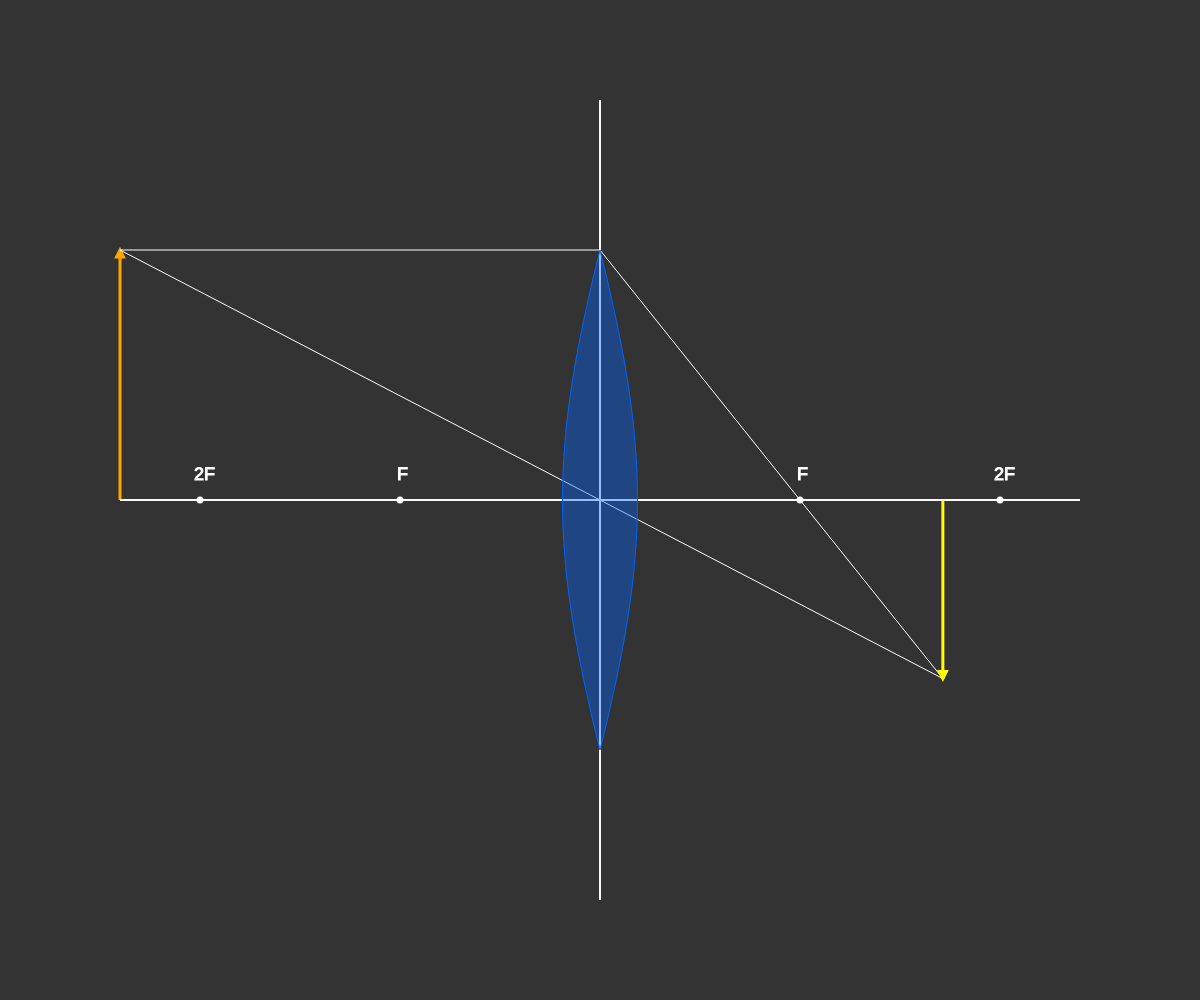
Frame 1 (no input)
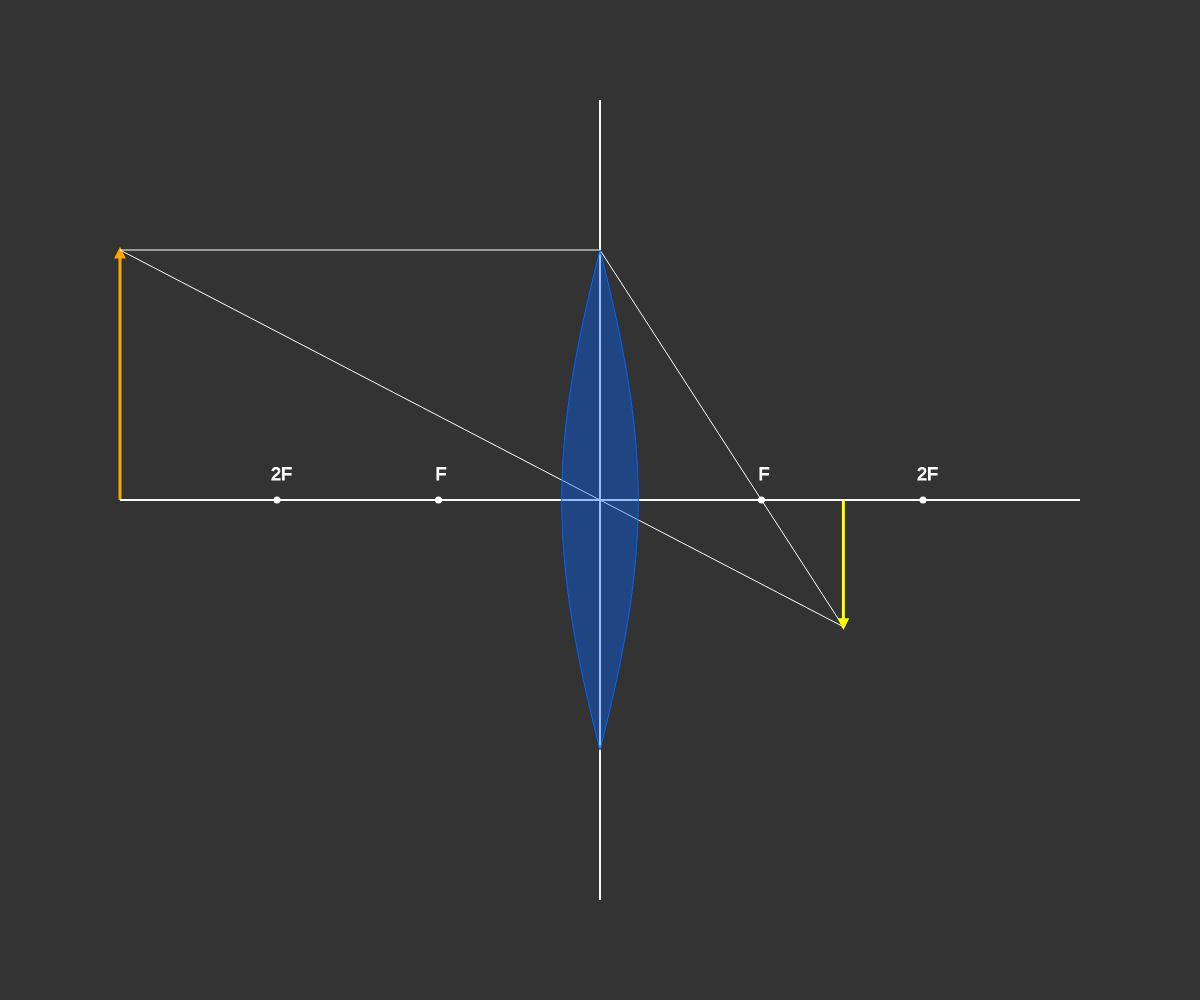
Frame 60 (no input)
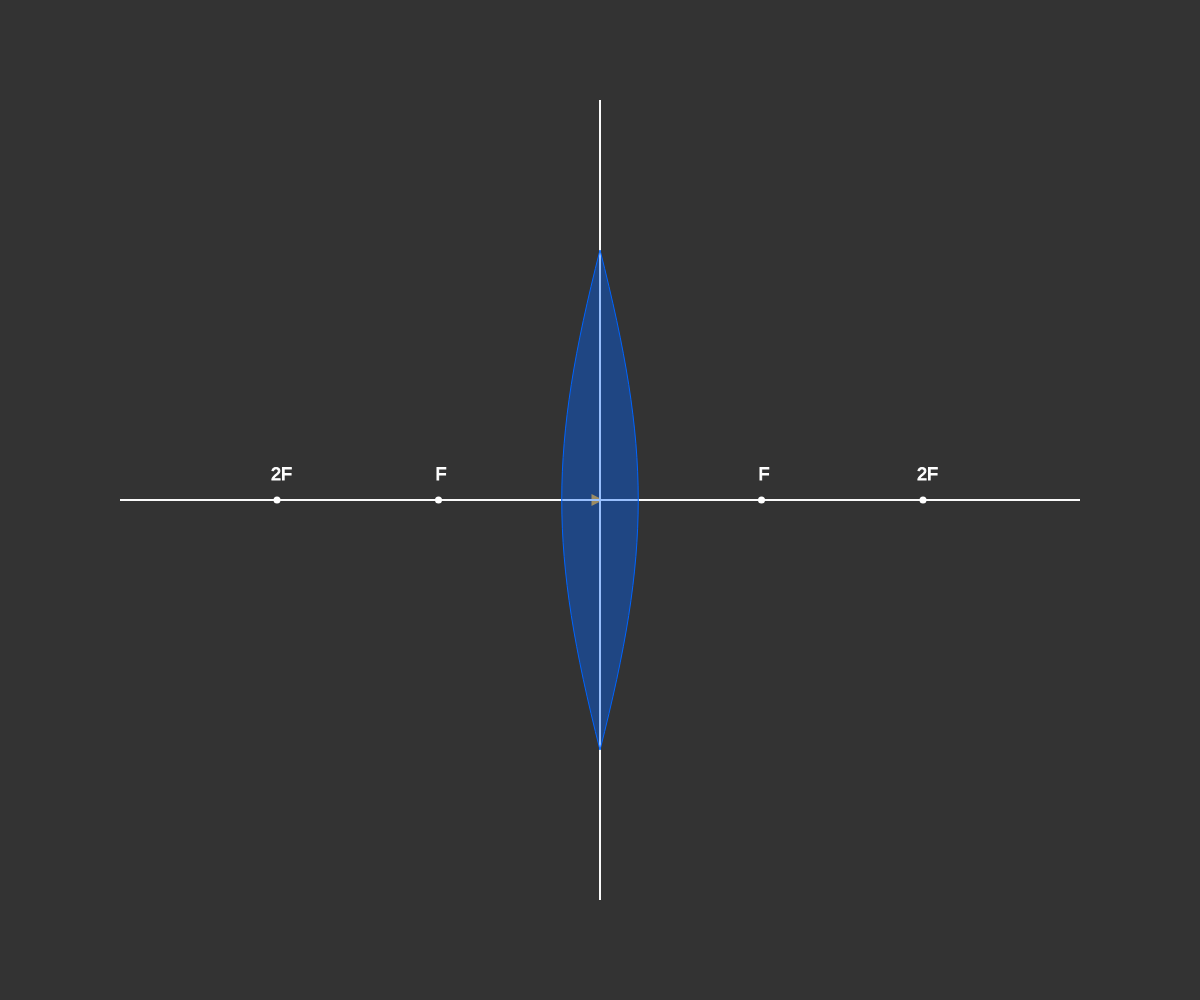
Frame 120 (the mouse pressed at the canvas centre since frame 60)

The p5.js sketch that drew these frames (run headless with seeded random() and noise() and a simulated clock; from frame 60 on, the mouse is pressed at the canvas centre):

// p5.js sketch
// ── sketch.js
let curveyness = 0;
let s;
var canvas;

let lx = 100,ly, m = 0;
let focalLength = 100;

var R_INDEX = 1.49447654;

function setup() {
	canvas = createCanvas(windowWidth, windowHeight);
	s = createSlider(-10,30,1);
	ly = height/2-70;
	strokeCap(SQUARE);
	focalLength = width/6;
	//frameRate(10);
}

function draw() {
	background(51);

	drawScreen();


	// let next = get(lx+1,ly+m);
	// //console.log(next);
	// if (next[2] = 255 && next[3] == 255) {
	// 	t = getTangentLine(lx+1,ly+m);
	// 	if (t != null) {
	// 		t = createVector(t.x, t.y);
	// 		i = createVector(1, m);
	// 		d = p5.Vector.dot(t.normalize(), i.normalize());
	// 		angleDiff = map(d, -1, 1, 0, PI);
	// 		m = asin(sin(angleDiff)/R_INDEX);
	// 		//console.log(m);
	// 	}
	// }

	// lx++;
	// ly += m;
	// stroke(0,255,255);
	// point(lx,ly);

	curveyness = s.value();
	focalLength = width/6 *map(s.value(), -10, 30, 1, 0.3);
	//loadPixels(canvas);
	//updatePixels();

	//poi = getTangentLine(width/2,height/2-50);
	//line(poi.x, poi.y, width/2, height/2-50);

	//dir90 = createVector(100, 0)
	//dirMe = createVector(mouseX-width/2, mouseY-height/2);
	//d= p5.Vector.dot(dir90.normalize(), dirMe.normalize());
	//text(d + " " + map(d, -1, 1, 0, 180), 20, 20);
}

function drawScreen() {
	drawObject(mouseX, mouseY);
	//drawImage(mouseX, mouseY);

	drawLines();
	drawLens();
	drawPoints();

}

function drawPoints() {
	let w = width, h = height;
	push();
	stroke(255);
	fill(255);
	textSize(18);
	text("F", w/2+focalLength-3,h/2-20);
	text("F", w/2-focalLength-3,h/2-20);
	text("2F", w/2+2*focalLength-6,h/2-20);
	text("2F", w/2-2*focalLength-6,h/2-20);

	strokeWeight(7);
	point(w/2+focalLength,h/2);
	point(w/2-focalLength,h/2);
	point(w/2+2*focalLength,h/2);
	point(w/2-2*focalLength,h/2);
	pop();
}

function drawLines() {
	strokeWeight(2);
	stroke(250);
	let w = width, h = height;
	line(w/10,h/2,w-w/10,h/2);
	line(w/2,h/10,w/2,h-h/10);
}

function drawLens() {
	//noFill();
	strokeWeight(1);
	stroke(0,100,255);
	fill(0,100,255,100);
	let w = width, h = height;
 
	bezier(w/2,h/2-h/4,w/2-50-curveyness,h/2-50,w/2-50-curveyness,h/2+50,w/2,h/2+h/4);
	bezier(w/2,h/2-h/4,w/2+50+curveyness,h/2-50,w/2+50+curveyness,h/2+50,w/2,h/2+h/4);
}

function drawObject(x,y, empty=false) {
	x = constrain(x, width/10,width-width/10);
	y = constrain(y, height/4,height/4*3);
	
	let b = createVector(x, height/2);
	let v = createVector(0,y-height/2);
	let myColor = 'orange';
	drawArrow(b,v,myColor,false);

	drawImage(x,y);
}

function drawImage(x,y) {
	stroke(255);
	strokeWeight(1);

	let p0 = {x: width/2,y: y},
	p1 = {x: width/2+focalLength,y: height/2},
	p2 = {x: x,y: y},
	p3 = {x: width/2,y: height/2};

	let intersect = lineIntersects(p0,p1,p2,p3);

	if (intersect != null) { 
		//Parallel line
		line(x, y, width/2, y);
		line(width/2, y, intersect.x, intersect.y);
		//Center line
		line(x, y, intersect.x, intersect.y);

		let b = createVector(intersect.x, height/2);
		let v = createVector(0,intersect.y-height/2);
		let myColor = 'yellow';
		drawArrow(b,v,myColor, true);
	}


}

function drawArrow(base, vec, myColor, empty) {
	push();
	stroke(myColor);
	strokeWeight(3);
	if (!empty) fill(myColor);
	else noFill();
	translate(base.x, base.y);
	line(0, 0, vec.x, vec.y);
	rotate(vec.heading());
	let arrowSize = 7;
	translate(vec.mag() - arrowSize, 0);
	triangle(0, arrowSize / 2, 0, -arrowSize / 2, arrowSize, 0);
	pop();
  }


function getTangentLine(x,y) {
	var px = 1;
	//console.log("Px starts at: ", px);
	i = y*width + x;
	let pAbove = {a:pixels[i-width+3],g:pixels[i-width+1],b:pixels[i+width+2]};
	let pBelow = {a:pixels[i+width+3],g:pixels[i+width+1],b:pixels[i+width+2]};

	if (pAbove.b == 255 && pAbove.a == 255) return {x: x+px, y: y-1};
	if (pBelow.b == 255 && pBelow.a == 255) return {x: x+px, y: y+1};
	
	while (px < width/2) {
		//console.log("Looking for tangent...");
		pAbove = get(x+px,y+1);
		pBelow = get(x+px,y-1);
	
		if (pAbove[2] == 255 && pAbove[3] == 255) return {x: x+px, y: y-1};
		if (pBelow[2] == 255 && pBelow[3] == 255) return {x: x+px, y: y+1};

		pAbove = get(x-px,y+1);
		pBelow = get(x-px,y-1);
		if (pAbove[2] == 255 && pAbove[3] == 255) return {x: x+px, y: y-1};
		if (pBelow[2] == 255 && pBelow[3] == 255) return {x: x+px, y: y+1};
		px += px/abs(px);
		px *= -1;
	}
	console.log("Nothing found");
	return null;
}


function lineIntersects(p0,p1,p2,p3) {
	var A1 = p1.y - p0.y,
		B1 = p0.x - p1.x,
		C1 = A1*p0.x + B1*p0.y;

	var A2 = p3.y - p2.y,
		B2 = p2.x - p3.x,
		C2 = A2*p2.x + B2*p2.y;

	var denominator = A1*B2 - A2*B1;
	if (denominator == 0) {
		return null;
	}

	return {
		x: (B2*C1 - B1*C2)/denominator,
		y: (A1*C2 - A2*C1)/denominator
	}
}
// ── Ray_Graphs.html
<!DOCTYPE html>
<html lang="">

<head>
  <meta charset="utf-8">
  <meta name="viewport" content="width=device-width, initial-scale=1.0">
  <title>Ray Graphs</title>
  <style>
    body {
      padding: 0;
      margin: 0;
    }
  </style>
  <script src="p5.min.js"></script>
  <script src="sketch.js"></script>
</head>

<body>
</body>

</html>
